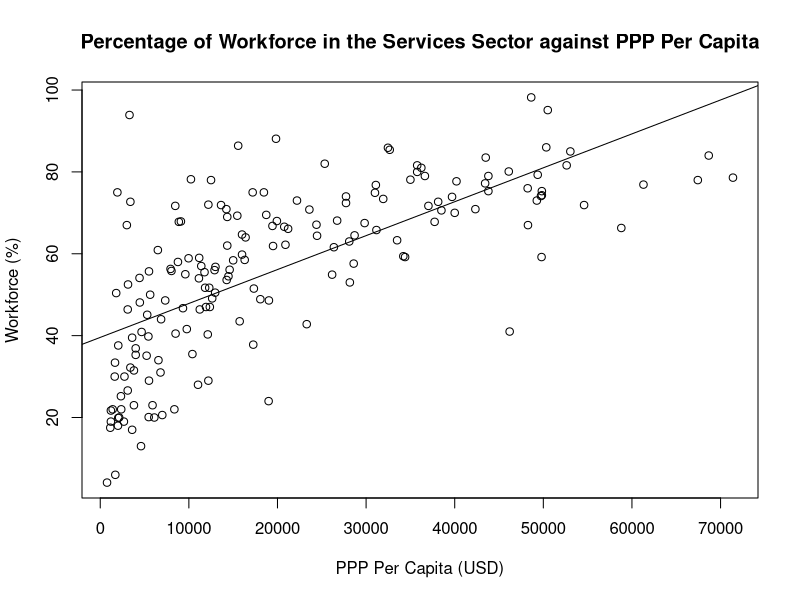

Generate this figure with R:
remove_outliers <- function(x, na.rm = TRUE, ...) {
  qnt <- quantile(x, probs=c(.25, .75), na.rm = na.rm, ...)
  H <- 1.5 * IQR(x, na.rm = na.rm)
  y <- x
  y[x < (qnt[1] - H)] <- NA
  y[x > (qnt[2] + H)] <- NA
  y
}

raw_xs <- read.csv("./vals.csv", header=FALSE)
raw_ys <- read.csv("./vals2.csv", header=FALSE)

xs = remove_outliers(raw_xs)
ys = remove_outliers(raw_ys)

plot(unlist(ys), unlist(xs), main="Percentage of Workforce in the Services Sector against PPP Per Capita", xlab = "PPP Per Capita (USD)", ylab ="Workforce (%)")
abline(lm(unlist(xs) ~ unlist(ys)))
cor.test(unlist(ys), unlist(xs))